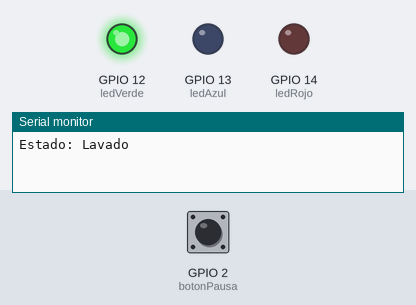
The sketch below on a simulated ESP32. Parts: output pins drawn as LEDs (lit = HIGH), the last lines printed to the serial monitor. Inputs (shaded band) come from the test bench; at power-on: GPIO 2 (botonPausa) HIGH.

Above: at 1.2 s.
1.3 s: GPIO 2 (botonPausa) pulled LOW for 0.15 s
At 2.7 s:
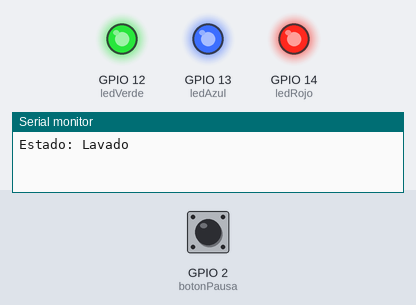
At 5.5 s:
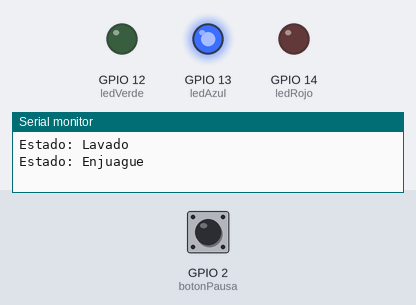
7.6 s: GPIO 2 (botonPausa) pulled LOW for 3.2 s
At 14.2 s:
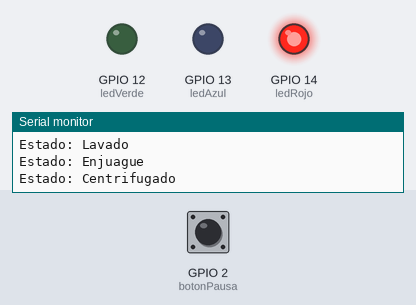
Timing chart, 0 to 19.8 s (numbered marks = the images above; inputs shaded):
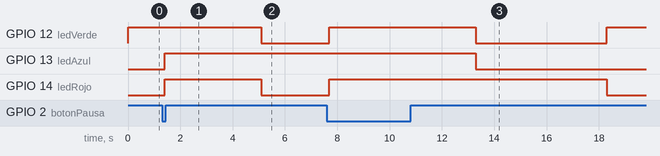

Measured:
- after the input at 1.3 s, GPIO 13 (ledAzul): LOW → HIGH after 0.10 s instead of 3.7 s; GPIO 14 (ledRojo): LOW → HIGH after 0.10 s, → LOW 3.7 s later

The sketch:

reto_numero2.ino
```cpp
#include <Arduino.h>
#include <freertos/FreeRTOS.h>
#include <freertos/task.h>
#include <freertos/semphr.h>

#define botonPausa 2

#define ledVerde 12   // Lavado
#define ledAzul 13    // Enjuague
#define ledRojo 14    // Centrifugado

enum Estado { EST_LAVADO, EST_ENJUAGUE, EST_CENTRIFUGADO };
volatile Estado estadoActual = EST_LAVADO;

SemaphoreHandle_t semLavado;
SemaphoreHandle_t semEnjuague;
SemaphoreHandle_t semCentrifugado;

volatile bool pausa = false;

// ----------------------------------

void esperarSinPausa(int tiempo_ms) {
  int tiempoTranscurrido = 0;
  while (tiempoTranscurrido < tiempo_ms) {
    if (pausa) {
      // Mostrar pausa con todos los LEDs encendidos
      digitalWrite(ledVerde, HIGH);
      digitalWrite(ledAzul, HIGH);
      digitalWrite(ledRojo, HIGH);
      // Esperar mientras siga en pausa
      while (pausa) {
        vTaskDelay(100 / portTICK_PERIOD_MS);
      }
    }
    vTaskDelay(100 / portTICK_PERIOD_MS);
    tiempoTranscurrido += 100;
  }
}

// ----------------------------------

void TareaLavado(void *pvParameters) {
  for (;;) {
    xSemaphoreTake(semLavado, portMAX_DELAY);
    estadoActual = EST_LAVADO;
    Serial.println("Estado: Lavado");
    digitalWrite(ledVerde, HIGH);
    digitalWrite(ledAzul, LOW);
    digitalWrite(ledRojo, LOW);
    esperarSinPausa(5000);
    xSemaphoreGive(semEnjuague);
  }
}

void TareaEnjuague(void *pvParameters) {
  for (;;) {
    xSemaphoreTake(semEnjuague, portMAX_DELAY);
    estadoActual = EST_ENJUAGUE;
    Serial.println("Estado: Enjuague");
    digitalWrite(ledVerde, LOW);
    digitalWrite(ledAzul, HIGH);
    digitalWrite(ledRojo, LOW);
    esperarSinPausa(5000);
    xSemaphoreGive(semCentrifugado);
  }
}

void TareaCentrifugado(void *pvParameters) {
  for (;;) {
    xSemaphoreTake(semCentrifugado, portMAX_DELAY);
    estadoActual = EST_CENTRIFUGADO;
    Serial.println("Estado: Centrifugado");
    digitalWrite(ledVerde, LOW);
    digitalWrite(ledAzul, LOW);
    digitalWrite(ledRojo, HIGH);
    esperarSinPausa(5000);
    xSemaphoreGive(semLavado);
  }
}

void TareaPausa(void *pvParameters) {
  for (;;) {
    bool botonPresionado = (digitalRead(botonPausa) == LOW);
    pausa = botonPresionado;
    vTaskDelay(50 / portTICK_PERIOD_MS);
  }
}

// ----------------------------------

void setup() {
  Serial.begin(115200);

  pinMode(ledVerde, OUTPUT);
  pinMode(ledAzul, OUTPUT);
  pinMode(ledRojo, OUTPUT);
  pinMode(botonPausa, INPUT_PULLUP);  // Botón activo en LOW

  semLavado = xSemaphoreCreateBinary();
  semEnjuague = xSemaphoreCreateBinary();
  semCentrifugado = xSemaphoreCreateBinary();

  xSemaphoreGive(semLavado);  // Estado inicial

  xTaskCreatePinnedToCore(TareaLavado, "Lavado", 2048, NULL, 1, NULL, 1);
  xTaskCreatePinnedToCore(TareaEnjuague, "Enjuague", 2048, NULL, 1, NULL, 1);
  xTaskCreatePinnedToCore(TareaCentrifugado, "Centrifugado", 2048, NULL, 1, NULL, 1);
  xTaskCreatePinnedToCore(TareaPausa, "Pausa", 1024, NULL, 2, NULL, 1);
}

void loop() {
  // No se usa con FreeRTOS
}
```
